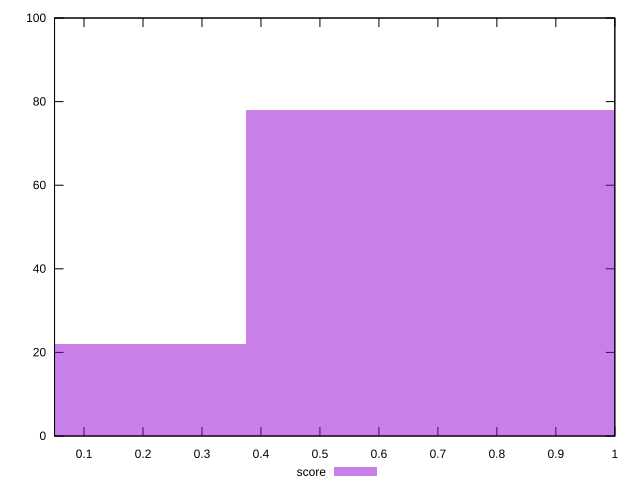

The gnuplot source for this figure:
reset

$score <<EOF
0.7489444891711494 78
0 22
EOF

set key outside below
set boxwidth 0.7489444891711494
set xrange [0.05:1]
set yrange [0:100]
set trange [0:100]
set style fill transparent solid 0.5 noborder
set terminal svg size 640, 490 enhanced background rgb 'white'
set output "reports/report_00028_2021-02-24T12-49-42.674Z/total-blocking-time/samples/card/score/histogram.svg"

plot $score title "score" with boxes

reset
